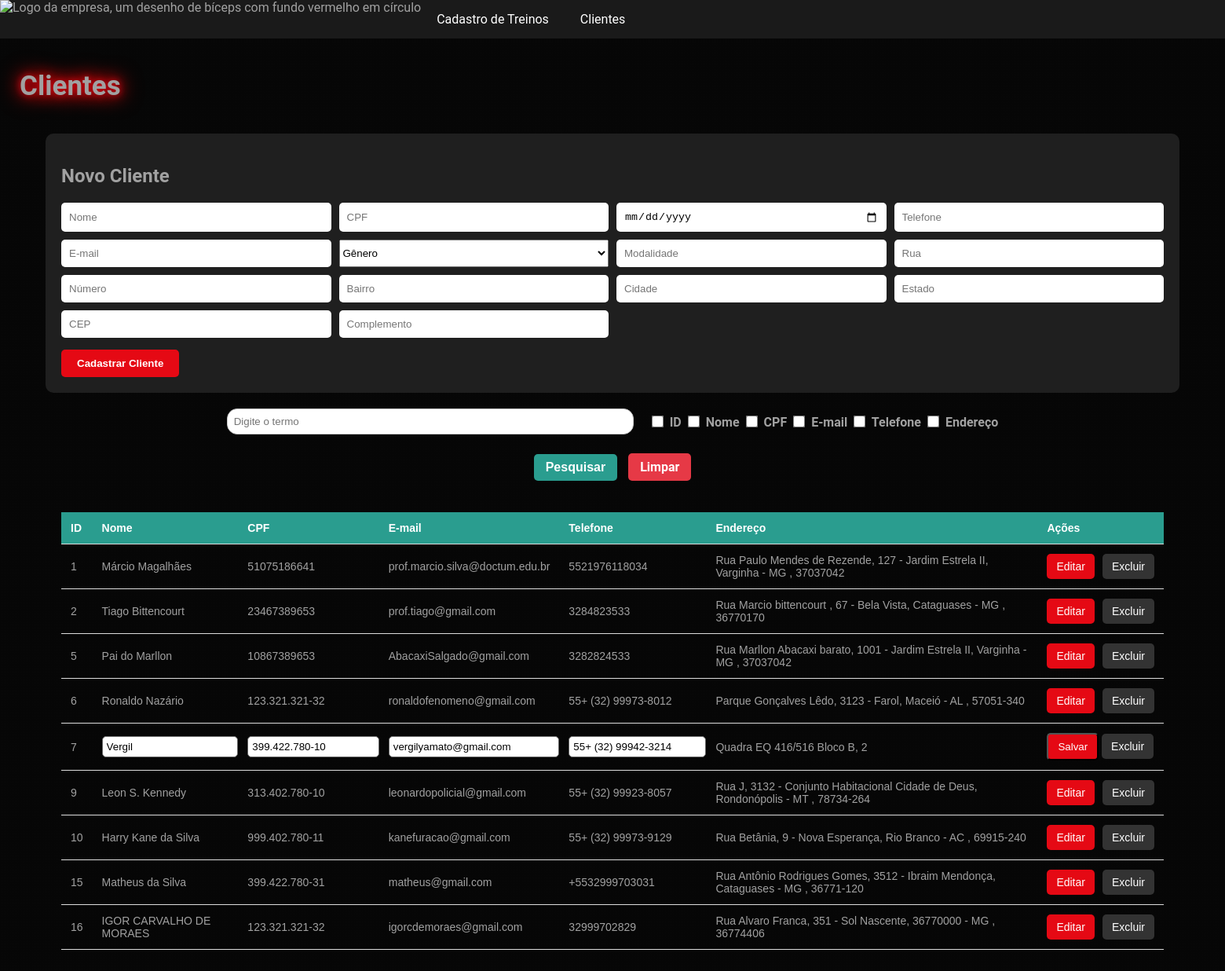
Page /php/clientes.php?editar=7 (signed in) on the committed database.
### tables this page shows
CREATE TABLE `cliente` (
  `id_cliente` int NOT NULL,
  `nome` varchar(255) NOT NULL,
  `cpf` varchar(14) NOT NULL,
  `data_nascimento` date NOT NULL,
  `telefone` varchar(20) DEFAULT NULL,
  `email` varchar(255) NOT NULL,
  `genero` varchar(20) NOT NULL,
  `modalidade` varchar(100) DEFAULT NULL,
  `id_endereco` int NOT NULL,
  `foto` mediumblob
);

CREATE TABLE `endereco` (
  `id_endereco` int NOT NULL,
  `rua` varchar(255) NOT NULL,
  `bairro` varchar(60) NOT NULL,
  `cep` varchar(9) NOT NULL,
  `cidade` varchar(60) NOT NULL,
  `estado` varchar(50) NOT NULL,
  `numero_casa` int NOT NULL,
  `complemento` varchar(50) DEFAULT NULL
);

### php/clientes.php (the view, shortened to what this page needs)
<?php
require 'conecta.php';
?>
<!doctype html>
<html>
<head>
    <link href="../mobile.css" rel="stylesheet">
    <link rel="stylesheet" href="css/login.css">
</head>
<body style="color: #a1a1a1;">
    <nav class="menu-desktop">
        <ul>
            <li><img src="images/logo.png" alt="Logo da empresa, um desenho de bíceps com fundo vermelho em círculo">
            </li>
            <li> <a href="funcionario.php"> Cadastro de Treinos
                </a> </li>
            <li>
                <a href="clientes.php">Clientes</a>
            </li>
        </ul>
    </nav>
    <link rel="stylesheet" href="css/login.css">
    </head>
    <body style="color: #f9f9f9;">
        <h1
            style="font-size: 35px; font-weight: bold; margin: 40px 25px; text-shadow: #E50914 0px 0px 10px, #E50914 0px 0px 20px, #E50914 0px 0px 30px;">
            Clientes</h1>
        <div class="cadastro-box">
            <h2>Novo Cliente</h2>
            <form method="POST">
                <div class="cadastro-grid">
                    <input type="text" name="nome" placeholder="Nome" required>
                    <input type="text" name="cpf" placeholder="CPF" required>
                    <input type="date" name="data_nascimento" required>
                    <input type="text" name="telefone" placeholder="Telefone">
                    <input type="email" name="email" placeholder="E-mail" required>
                    <select name="genero">
                        <option value="">Gênero</option>
                    </select>
                    <input type="text" name="modalidade" placeholder="Modalidade">
                    <input type="text" name="rua" placeholder="Rua" required>
                    <input type="number" name="numero_casa" placeholder="Número" required>
                    <input type="text" name="bairro" placeholder="Bairro" required>
                    <input type="text" name="cidade" placeholder="Cidade" required>
                    <input type="text" name="estado" placeholder="Estado" required>
                    <input type="text" name="cep" placeholder="CEP" required>
                    <input type="text" name="complemento" placeholder="Complemento">
                </div>
                <button type="submit" name="cadastrar" class="btn-cadastrar">
                    Cadastrar Cliente
                </button>
            </form>
        </div>
        <form method="GET" action="" class="search-container">
            <div class="search-row">
                <input type="text" name="busca" placeholder="Digite o termo">
                <div class="checkbox-group">
                    <label><input type="checkbox" name="campos[]" value="id_cliente"> ID</label>
                    <label><input type="checkbox" name="campos[]" value="nome"> Nome</label>
                    <label><input type="checkbox" name="campos[]" value="cpf"> CPF</label>
                    <label><input type="checkbox" name="campos[]" value="email"> E-mail</label>
                    <label><input type="checkbox" name="campos[]" value="telefone"> Telefone</label>
                    <label><input type="checkbox" name="campos[]" value="endereco"> Endereço</label>
                </div>
            </div>
            <div class="search-buttons">
                <button type="submit" class="btn-pesquisar">Pesquisar</button>
                <a href="clientes.php" class="btn-limpar">Limpar</a>
            </div>
        </form>
        <table>
            <thead>
                <tr>
                    <th>ID</th>
                    <th>Nome</th>
                    <th>CPF</th>
                    <th>E-mail</th>
                    <th>Telefone</th>
                    <th>Endereço</th>
                    <th>Ações</th>
                </tr>
            </thead>
            <tbody>
                <?php
                $busca = isset($_GET['busca']) ? $_GET['busca'] : '';
                $campos = isset($_GET['campos']) ? $_GET['campos'] : [];
                $sql = "SELECT cliente.*, endereco.*
                FROM cliente
                JOIN endereco ON cliente.id_endereco = endereco.id_endereco";
                $stmt = $pdo->prepare($sql);
                if (!empty($busca) && !empty($campos)) {
                    $stmt->execute(['busca' => "%$busca%"]);
                } else {
                    $stmt->execute();
                }
                while ($row = $stmt->fetch()) {
                    if (isset($_GET['editar']) && $_GET['editar'] == $row['id_cliente']) {
                        echo "<form method='POST'>";
                        echo "<tr>";
                        echo "<td>" . $row['id_cliente'] . "
          <input type='hidden'
          name='id_cliente'
          value='" . $row['id_cliente'] . "'>
          </td>";
                        echo "<td>
            <input class='input-editar'
            type='text'
            name='nome'
            value='" . $row['nome'] . "'>
          </td>";
                        echo "<td>
            <input class='input-editar'
            type='text'
            name='cpf'
            value='" . $row['cpf'] . "'>
          </td>";
                        echo "<td>
            <input class='input-editar'
            type='email'
            name='email'
            value='" . $row['email'] . "'>
          </td>";
                        echo "<td>
            <input class='input-editar'
            type='text'
            name='telefone'
            value='" . $row['telefone'] . "'>
          </td>";
                        echo "<td>" . $row['rua'] . ", " . $row['numero_casa'] . "</td>";
                        echo "<td>
            <button
            type='submit'
            name='salvar'
            class='btn-editar'>
            Salvar
            </button>
            <a
            class='btn-excluir'
            href='clientes.php'>
            Excluir
            </a>
          </td>";
                        echo "</tr>";
                        echo "</form>";
                    } else {
                        echo "<tr>";
                        echo "<td>" . $row['id_cliente'] . "</td>";
                        echo "<td>" . $row['nome'] . "</td>";
                        echo "<td>" . $row['cpf'] . "</td>";
                        echo "<td>" . $row['email'] . "</td>";
                        echo "<td>" . $row['telefone'] . "</td>";
                        echo "<td>" . $row['rua'] . ", " . $row['numero_casa'] . " - " . $row['bairro'] . ", " . $row['cidade'] . " - " . $row['estado'] . " , " . $row['cep'] . "</td>";
                        echo "<td>
<div class='acoes'>
<a class='btn-editar'
href='clientes.php?editar=" . $row['id_cliente'] . "'>
Editar
</a>
<a class='btn-excluir'
href='clientes.php?excluir=" . $row['id_cliente'] . "'
onclick=\"return confirm('Deseja excluir este cliente?')\">
Excluir
</a>
</div>
</td>";
                        echo "</tr>";
                    }
                }
                ?>
            </tbody>
        </table>
    </body>
</html>

### mobile.css (style rules this page uses)
nav ul { background-color: #1a1a1a; text-decoration: none; list-style: none; margin: 0; padding: 0; display: flex; align-items: flex-start; position: relative; }
nav li { position: relative; }
nav>ul>li { margin: 0; }
nav a { display: block; padding: 15px 20px; text-decoration: none; color: #FFFFFF; transition: 0.3s; border-radius: 20px; cursor: pointer; }
nav img { width: 50px; height: auto; }

### php/css/login.css (style rules this page uses)
body { margin: 0; background-color: #121212; font-family: 'Roboto', sans-serif; background-image: linear-gradient(rgba(0, 0, 0, 0.65), rgba(0, 0, 0, 0.65)), url('../images/fundo.png'); background-size: cover; background-position: center; background-repeat: no-repeat; background-attachment: fixed; padding: 0; }

### php/clientes.php (style rules this page uses)
.acoes { display: flex; gap: 10px; flex-wrap: nowrap; }
.btn-editar, .btn-excluir { display: inline-block; padding: 8px 12px; border-radius: 5px; text-decoration: none; color: white; white-space: nowrap; }
.btn-editar { background: #E50914; }
.btn-excluir { background: #333; }
.input-editar { width: 100%; padding: 5px; border-radius: 5px; border: 1px solid #666; }
.cadastro-box { width: 90%; margin: 20px auto; background: #1f1f1f; padding: 20px; border-radius: 10px; }
.cadastro-grid { display: grid; grid-template-columns: repeat(4, 1fr); gap: 10px; }
.cadastro-grid input { padding: 10px; border-radius: 5px; border: none; }
.btn-cadastrar { margin-top: 15px; background: #E50914; color: white; border: none; padding: 10px 20px; border-radius: 5px; cursor: pointer; font-weight: bold; }
.search-container { display: flex; flex-direction: column; align-items: center; margin: 20px auto; gap: 15px; }
.search-row { display: flex; align-items: center; gap: 20px; flex-wrap: wrap; justify-content: center; }
.search-row input[type="text"] { width: 500px; padding: 8px; border: 1px solid #ccc; border-radius: 13px; }
.checkbox-group { display: flex; flex-wrap: wrap; gap: 5px; }
.checkbox-group label { font-weight: bold; cursor: pointer; }
.checkbox-group input[type="checkbox"] { accent-color: #e63946; transform: scale(1.2); margin-right: 5px; }
.search-buttons { margin-top: 10px; }
.btn-pesquisar { background-color: #2a9d8f; color: #fff; border: none; padding: 8px 15px; cursor: pointer; font-size: 16px; border-radius: 5px; font-weight: bold; margin-right: 10px; }
.btn-limpar { background-color: #e63946; color: #fff; border: none; padding: 8px 15px; cursor: pointer; border-radius: 5px; font-weight: bold; text-decoration: none; }
table { width: 90%; margin: 40px auto; border-collapse: collapse; font-family: Arial, sans-serif; font-size: 14px; }
thead { background-color: #2a9d8f; color: #fff; }
th, td { padding: 12px; text-align: left; border-bottom: 1px solid #ddd; }

### rows in the picture
cliente: id_cliente "1", nome "Márcio Magalhães", cpf "51075186641", email "prof.marcio.silva@doctum.edu.br", telefone "5521976118034", id_endereco.rua "Rua Paulo Mendes de Rezende", id_endereco.numero_casa "127", id_endereco.bairro "Jardim Estrela II", id_endereco.cidade "Varginha", id_endereco.estado "MG", id_endereco.cep "37037042"
cliente: id_cliente "2", nome "Tiago Bittencourt", cpf "23467389653", email "prof.tiago@gmail.com", telefone "3284823533", id_endereco.rua "Rua Marcio bittencourt", id_endereco.numero_casa "67", id_endereco.bairro "Bela Vista", id_endereco.cidade "Cataguases", id_endereco.estado "MG", id_endereco.cep "36770170"
cliente: id_cliente "5", nome "Pai do Marllon", cpf "10867389653", email "AbacaxiSalgado@gmail.com", telefone "3282824533", id_endereco.rua "Rua Marllon Abacaxi barato", id_endereco.numero_casa "1001", id_endereco.bairro "Jardim Estrela II", id_endereco.cidade "Varginha", id_endereco.estado "MG", id_endereco.cep "37037042"
cliente: id_cliente "6", nome "Ronaldo Nazário", cpf "123.321.321-32", email "ronaldofenomeno@gmail.com", telefone "55+ (32) 99973-8012", id_endereco.rua "Parque Gonçalves Lêdo", id_endereco.numero_casa "3123", id_endereco.bairro "Farol", id_endereco.cidade "Maceió", id_endereco.estado "AL", id_endereco.cep "57051-340"
cliente: id_cliente "7", nome "Vergil", cpf "399.422.780-10", email "vergilyamato@gmail.com", telefone "55+ (32) 99942-3214", id_endereco.rua "Quadra EQ 416/516 Bloco B", id_endereco.numero_casa "2"
cliente: id_cliente "9", nome "Leon S. Kennedy", cpf "313.402.780-10", email "leonardopolicial@gmail.com", telefone "55+ (32) 99923-8057", id_endereco.rua "Rua J", id_endereco.numero_casa "3132", id_endereco.bairro "Conjunto Habitacional Cidade de Deus", id_endereco.cidade "Rondonópolis", id_endereco.estado "MT", id_endereco.cep "78734-264"
cliente: id_cliente "10", nome "Harry Kane da Silva", cpf "999.402.780-11", email "kanefuracao@gmail.com", telefone "55+ (32) 99973-9129", id_endereco.rua "Rua Betânia", id_endereco.numero_casa "9", id_endereco.bairro "Nova Esperança", id_endereco.cidade "Rio Branco", id_endereco.estado "AC", id_endereco.cep "69915-240"
cliente: id_cliente "15", nome "Matheus da Silva", cpf "399.422.780-31", email "matheus@gmail.com", telefone "+5532999703031", id_endereco.rua "Rua Antônio Rodrigues Gomes", id_endereco.numero_casa "3512", id_endereco.bairro "Ibraim Mendonça", id_endereco.cidade "Cataguases", id_endereco.estado "MG", id_endereco.cep "36771-120"
cliente: id_cliente "16", nome "IGOR CARVALHO DE MORAES", cpf "123.321.321-32", email "igorcdemoraes@gmail.com", telefone "32999702829", id_endereco.rua "Rua Alvaro Franca", id_endereco.numero_casa "351", id_endereco.bairro "Sol Nascente", id_endereco.cidade "36770000", id_endereco.estado "MG", id_endereco.cep "36774406"
